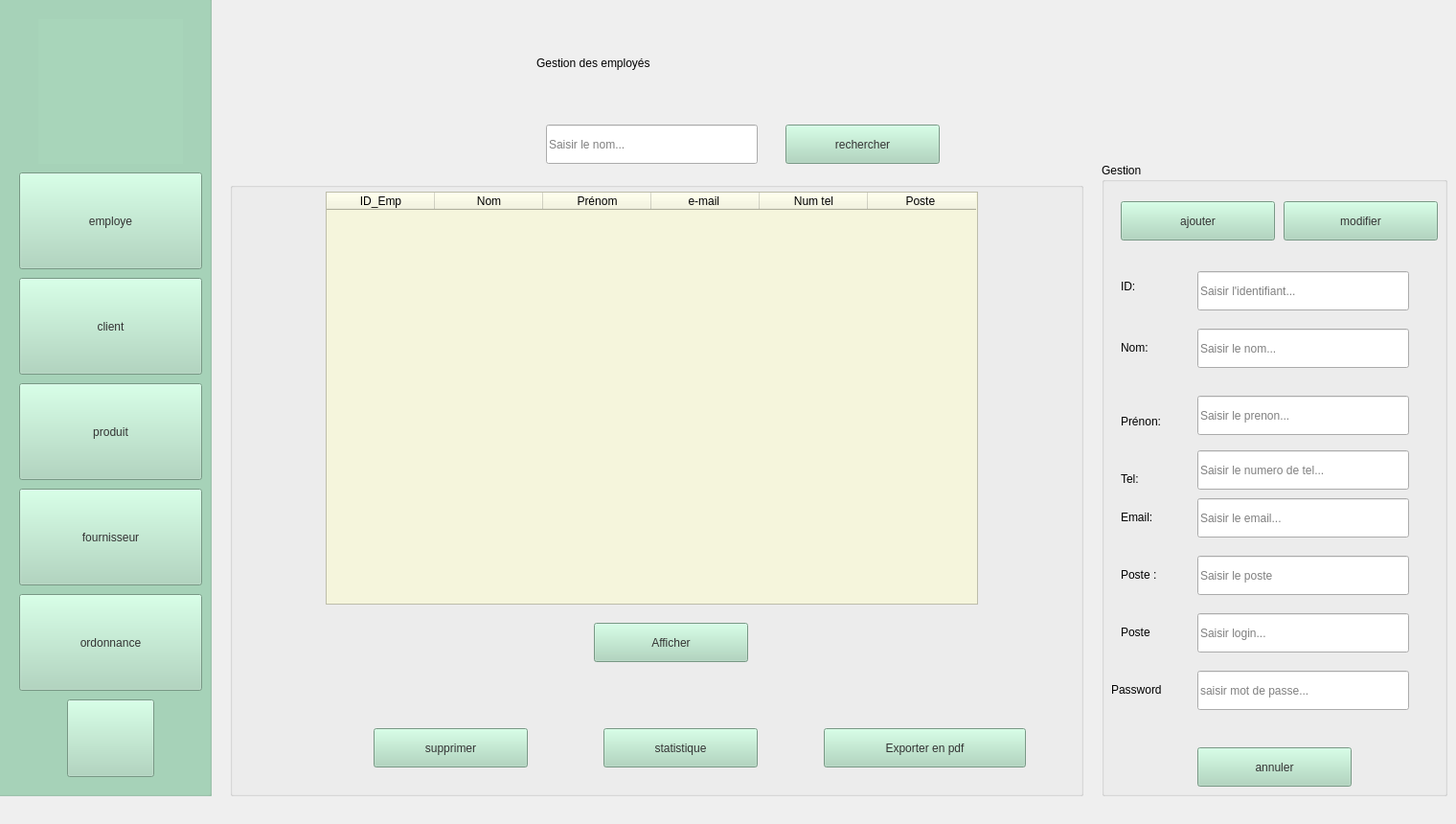
    <widget class="QWidget" name="employe">
     <widget class="QGroupBox" name="tab">
      <property name="geometry">
       <rect>
        <x>240</x>
        <y>190</y>
        <width>891</width>
        <height>641</height>
       </rect>
      </property>
      <property name="title">
       <string/>
      </property>
      <widget class="QTableWidget" name="tableWidget_e">
       <property name="geometry">
        <rect>
         <x>100</x>
         <y>10</y>
         <width>681</width>
         <height>431</height>
        </rect>
       </property>
       <property name="styleSheet">
        <string notr="true">background-color: rgb(245, 245, 220);
font: 10pt &quot;Segoe UI&quot;;
color: rgb(0, 0, 0);</string>
       </property>
       <attribute name="horizontalHeaderDefaultSectionSize">
        <number>113</number>
       </attribute>
       <column>
        <property name="text">
         <string>ID_Emp</string>
        </property>
       </column>
       <column>
        <property name="text">
         <string>Nom</string>
        </property>
       </column>
       <column>
        <property name="text">
         <string>Prénom</string>
        </property>
       </column>
       <column>
        <property name="text">
         <string>e-mail </string>
        </property>
       </column>
       <column>
        <property name="text">
         <string>Num tel</string>
        </property>
       </column>
       <column>
        <property name="text">
         <string>Poste </string>
        </property>
       </column>
      </widget>
      <widget class="QPushButton" name="bsupprimer_e">
       <property name="geometry">
        <rect>
         <x>150</x>
         <y>570</y>
         <width>161</width>
         <height>41</height>
        </rect>
       </property>
       <property name="styleSheet">
        <string notr="true">background-color: rgb(168, 213, 186);
font: 14pt &quot;Segoe UI&quot;;
color: rgb(51, 51, 51);</string>
       </property>
       <property name="text">
        <string>supprimer</string>
       </property>
      </widget>
      <widget class="QPushButton" name="bstatistique_e">
       <property name="geometry">
        <rect>
         <x>390</x>
         <y>570</y>
         <width>161</width>
         <height>41</height>
        </rect>
       </property>
       <property name="styleSheet">
        <string notr="true">background-color: rgb(168, 213, 186);
font: 14pt &quot;Segoe UI&quot;;
color: rgb(51, 51, 51);
</string>
       </property>
       <property name="text">
        <string>statistique</string>
       </property>
      </widget>
      <widget class="QPushButton" name="bexporter_e">
       <property name="geometry">
        <rect>
         <x>620</x>
         <y>570</y>
         <width>211</width>
         <height>41</height>
        </rect>
       </property>
       <property name="styleSheet">
        <string notr="true">background-color: rgb(168, 213, 186);
font: 14pt &quot;Segoe UI&quot;;
color: rgb(51, 51, 51);
</string>
       </property>
       <property name="text">
        <string>Exporter en pdf</string>
       </property>
      </widget>
      <widget class="QPushButton" name="bafficher_e">
       <property name="geometry">
        <rect>
         <x>380</x>
         <y>460</y>
         <width>161</width>
         <height>41</height>
        </rect>
       </property>
       <property name="styleSheet">
        <string notr="true">background-color: rgb(168, 213, 186);
font: 14pt &quot;Segoe UI&quot;;
color: rgb(51, 51, 51);</string>
       </property>
       <property name="text">
        <string>Afficher</string>
       </property>
      </widget>
     </widget>
     <widget class="QLabel" name="label">
      <property name="geometry">
       <rect>
        <x>560</x>
        <y>40</y>
        <width>481</width>
        <height>51</height>
       </rect>
      </property>
      <property name="styleSheet">
       <string notr="true">font: 28pt &quot;Segoe UI&quot;;
color: rgb(0, 0, 0);
</string>
      </property>
      <property name="text">
       <string>Gestion des employés</string>
      </property>
     </widget>
     <widget class="QGroupBox" name="groupBox">
      <property name="geometry">
       <rect>
        <x>1150</x>
        <y>170</y>
        <width>361</width>
        <height>661</height>
       </rect>
      </property>
      <property name="title">
       <string>Gestion</string>
      </property>
      <widget class="QPushButton" name="bajouter_e">
       <property name="geometry">
        <rect>
         <x>20</x>
         <y>40</y>
         <width>161</width>
         <height>41</height>
        </rect>
       </property>
       <property name="styleSheet">
        <string notr="true">background-color: rgb(168, 213, 186);
font: 14pt &quot;Segoe UI&quot;;
color: rgb(51, 51, 51);</string>
       </property>
       <property name="text">
        <string>ajouter</string>
       </property>
      </widget>
      <widget class="QPushButton" name="bmodifier_e">
       <property name="geometry">
        <rect>
         <x>190</x>
         <y>40</y>
         <width>161</width>
         <height>41</height>
        </rect>
       </property>
       <property name="styleSheet">
        <string notr="true">background-color: rgb(168, 213, 186);
font: 14pt &quot;Segoe UI&quot;;
color: rgb(51, 51, 51);
</string>
       </property>
       <property name="text">
        <string>modifier</string>
       </property>
      </widget>
      <widget class="QLineEdit" name="linetel_e">
       <property name="geometry">
        <rect>
         <x>100</x>
         <y>300</y>
         <width>221</width>
         <height>41</height>
        </rect>
       </property>
       <property name="styleSheet">
        <string notr="true">
font: 11pt &quot;Segoe UI&quot;;</string>
       </property>
       <property name="text">
        <string/>
       </property>
       <property name="placeholderText">
        <string>Saisir le numero de tel...</string>
       </property>
      </widget>
      <widget class="QLineEdit" name="lineid_e">
       <property name="geometry">
        <rect>
         <x>100</x>
         <y>113</y>
         <width>221</width>
         <height>41</height>
        </rect>
       </property>
       <property name="styleSheet">
        <string notr="true">
font: 11pt &quot;Segoe UI&quot;;</string>
       </property>
       <property name="text">
        <string/>
       </property>
       <property name="placeholderText">
        <string>Saisir l'identifiant...</string>
       </property>
      </widget>
      <widget class="QLabel" name="label_7">
       <property name="geometry">
        <rect>
         <x>20</x>
         <y>103</y>
         <width>41</width>
         <height>51</height>
        </rect>
       </property>
       <property name="styleSheet">
        <string notr="true">font: 11pt &quot;Segoe UI&quot;;
color: rgb(0, 0, 0);
</string>
       </property>
       <property name="text">
        <string>ID:</string>
       </property>
      </widget>
      <widget class="QLabel" name="label_6">
       <property name="geometry">
        <rect>
         <x>20</x>
         <y>360</y>
         <width>63</width>
         <height>20</height>
        </rect>
       </property>
       <property name="styleSheet">
        <string notr="true">font: 11pt &quot;Segoe UI&quot;;
color: rgb(0, 0, 0);</string>
       </property>
       <property name="text">
        <string>Email:</string>
       </property>
      </widget>
      <widget class="QLineEdit" name="linenom_e">
       <property name="geometry">
        <rect>
         <x>100</x>
         <y>173</y>
         <width>221</width>
         <height>41</height>
        </rect>
       </property>
       <property name="styleSheet">
        <string notr="true">
font: 11pt &quot;Segoe UI&quot;;</string>
       </property>
       <property name="text">
        <string/>
       </property>
       <property name="placeholderText">
        <string>Saisir le nom...</string>
       </property>
      </widget>
      <widget class="QLabel" name="label_4">
       <property name="geometry">
        <rect>
         <x>20</x>
         <y>260</y>
         <width>63</width>
         <height>20</height>
        </rect>
       </property>
       <property name="styleSheet">
        <string notr="true">font: 11pt &quot;Segoe UI&quot;;
color: rgb(0, 0, 0);</string>
       </property>
       <property name="text">
        <string>Prénon:</string>
       </property>
      </widget>
      <widget class="QLabel" name="label_3">
       <property name="geometry">
        <rect>
         <x>20</x>
         <y>183</y>
         <width>63</width>
         <height>20</height>
        </rect>
       </property>
       <property name="styleSheet">
        <string notr="true">font: 11pt &quot;Segoe UI&quot;;
color: rgb(0, 0, 0);</string>
       </property>
       <property name="text">
        <string>Nom:</string>
       </property>
      </widget>
      <widget class="QLabel" name="label_5">
       <property name="geometry">
        <rect>
         <x>20</x>
         <y>320</y>
         <width>63</width>
         <height>20</height>
        </rect>
       </property>
       <property name="styleSheet">
        <string notr="true">font: 11pt &quot;Segoe UI&quot;;
color: rgb(0, 0, 0);</string>
       </property>
       <property name="text">
        <string>Tel:</string>
       </property>
      </widget>
      <widget class="QLineEdit" name="lineprenon_e">
       <property name="geometry">
        <rect>
         <x>100</x>
         <y>243</y>
         <width>221</width>
         <height>41</height>
        </rect>
       </property>
       <property name="styleSheet">
        <string notr="true">
font: 11pt &quot;Segoe UI&quot;;</string>
       </property>
       <property name="text">
        <string/>
       </property>
       <property name="placeholderText">
        <string>Saisir le prenon...</string>
       </property>
      </widget>
      <widget class="QLineEdit" name="lineemail_e">
       <property name="geometry">
        <rect>
         <x>100</x>
         <y>350</y>
         <width>221</width>
         <height>41</height>
        </rect>
       </property>
       <property name="styleSheet">
        <string notr="true">
font: 11pt &quot;Segoe UI&quot;;</string>
       </property>
       <property name="text">
        <string/>
       </property>
       <property name="placeholderText">
        <string>Saisir le email...</string>
       </property>
      </widget>
      <widget class="QPushButton" name="bannuler_e">
       <property name="geometry">
        <rect>
         <x>100</x>
         <y>610</y>
         <width>161</width>
         <height>41</height>
        </rect>
       </property>
       <property name="styleSheet">
        <string notr="true">background-color: rgb(168, 213, 186);
font: 14pt &quot;Segoe UI&quot;;
color: rgb(51, 51, 51);</string>
       </property>
       <property name="text">
        <string>annuler</string>
       </property>
      </widget>
      <widget class="QLabel" name="label_15">
       <property name="geometry">
        <rect>
         <x>20</x>
         <y>420</y>
         <width>63</width>
         <height>20</height>
        </rect>
       </property>
       <property name="styleSheet">
        <string notr="true">font: 11pt &quot;Segoe UI&quot;;
color: rgb(0, 0, 0);</string>
       </property>
       <property name="text">
        <string>Poste :</string>
       </property>
      </widget>
      <widget class="QLineEdit" name="lineposte_e">
       <property name="geometry">
        <rect>
         <x>100</x>
         <y>410</y>
         <width>221</width>
         <height>41</height>
        </rect>
       </property>
       <property name="styleSheet">
        <string notr="true">
font: 11pt &quot;Segoe UI&quot;;</string>
       </property>
       <property name="text">
        <string/>
       </property>
       <property name="placeholderText">
        <string>Saisir le poste</string>
       </property>
      </widget>
      <widget class="QLineEdit" name="linelogin_e">
       <property name="geometry">
        <rect>
         <x>100</x>
         <y>470</y>
         <width>221</width>
         <height>41</height>
        </rect>
       </property>
       <property name="styleSheet">
        <string notr="true">
font: 11pt &quot;Segoe UI&quot;;</string>
       </property>
       <property name="text">
        <string/>
       </property>
       <property name="placeholderText">
        <string>Saisir login...</string>
       </property>
      </widget>
      <widget class="QLabel" name="label_39">
       <property name="geometry">
        <rect>
         <x>20</x>
         <y>480</y>
         <width>63</width>
         <height>20</height>
        </rect>
       </property>
       <property name="styleSheet">
        <string notr="true">font: 11pt &quot;Segoe UI&quot;;
color: rgb(0, 0, 0);</string>
       </property>
       <property name="text">
        <string>Poste</string>
       </property>
      </widget>
      <widget class="QLineEdit" name="linepassword_e">
       <property name="geometry">
        <rect>
         <x>100</x>
         <y>530</y>
         <width>221</width>
         <height>41</height>
        </rect>
       </property>
       <property name="styleSheet">
        <string notr="true">
font: 11pt &quot;Segoe UI&quot;;</string>
       </property>
       <property name="text">
        <string/>
       </property>
       <property name="placeholderText">
        <string>saisir mot de passe...</string>
       </property>
      </widget>
      <widget class="QLabel" name="label_49">
       <property name="geometry">
        <rect>
         <x>10</x>
         <y>540</y>
         <width>101</width>
         <height>20</height>
        </rect>
       </property>
       <property name="styleSheet">
        <string notr="true">font: 11pt &quot;Segoe UI&quot;;
color: rgb(0, 0, 0);</string>
       </property>
       <property name="text">
        <string>Password</string>
       </property>
      </widget>
     </widget>
     <widget class="QGroupBox" name="menu">
      <property name="geometry">
       <rect>
        <x>-10</x>
        <y>-20</y>
        <width>231</width>
        <height>851</height>
       </rect>
      </property>
      <property name="styleSheet">
       <string notr="true">background-color: rgb(168, 213, 186);</string>
      </property>
      <property name="title">
       <string>menu</string>
      </property>
      <widget class="QPushButton" name="bem_1">
       <property name="geometry">
        <rect>
         <x>30</x>
         <y>200</y>
         <width>191</width>
         <height>101</height>
        </rect>
       </property>
       <property name="styleSheet">
        <string notr="true">background-color: rgb(168, 213, 186);
border-color: rgb(0, 0, 0);
color: rgb(51, 51, 51);
font: 18pt &quot;Segoe UI&quot;;</string>
       </property>
       <property name="text">
        <string>employe</string>
       </property>
      </widget>
      <widget class="QPushButton" name="bc_1">
       <property name="geometry">
        <rect>
         <x>30</x>
         <y>310</y>
         <width>191</width>
         <height>101</height>
        </rect>
       </property>
       <property name="styleSheet">
        <string notr="true">background-color: rgb(168, 213, 186);
color: rgb(51, 51, 51);
font: 18pt &quot;Segoe UI&quot;;
</string>
       </property>
       <property name="text">
        <string>client</string>
       </property>
      </widget>
      <widget class="QPushButton" name="bo_1">
       <property name="geometry">
        <rect>
         <x>30</x>
         <y>640</y>
         <width>191</width>
         <height>101</height>
        </rect>
       </property>
       <property name="styleSheet">
        <string notr="true">background-color: rgb(168, 213, 186);
color: rgb(51, 51, 51);
font: 18pt &quot;Segoe UI&quot;;</string>
       </property>
       <property name="text">
        <string>ordonnance</string>
       </property>
      </widget>
      <widget class="QLabel" name="label_2">
       <property name="geometry">
        <rect>
         <x>50</x>
         <y>40</y>
         <width>151</width>
         <height>151</height>
        </rect>
       </property>
       <property name="styleSheet">
        <string notr="true">background-image: url(:/logo1.png);</string>
       </property>
       <property name="text">
        <string/>
       </property>
      </widget>
      <widget class="QPushButton" name="bp_1">
       <property name="geometry">
        <rect>
         <x>30</x>
         <y>420</y>
         <width>191</width>
         <height>101</height>
        </rect>
       </property>
       <property name="styleSheet">
        <string notr="true">background-color: rgb(168, 213, 186);
color: rgb(51, 51, 51);
font: 18pt &quot;Segoe UI&quot;;
</string>
       </property>
       <property name="text">
        <string>produit</string>
       </property>
      </widget>
      <widget class="QPushButton" name="bf_1">
       <property name="geometry">
        <rect>
         <x>30</x>
         <y>530</y>
         <width>191</width>
         <height>101</height>
        </rect>
       </property>
       <property name="styleSheet">
        <string notr="true">background-color: rgb(168, 213, 186);
color: rgb(51, 51, 51);
font: 18pt &quot;Segoe UI&quot;;
</string>
       </property>
       <property name="text">
        <string>fournisseur</string>
       </property>
      </widget>
      <widget class="QPushButton" name="benregistrer_e_8">
       <property name="geometry">
        <rect>
         <x>80</x>
         <y>750</y>
         <width>91</width>
         <height>81</height>
        </rect>
       </property>
       <property name="styleSheet">
        <string notr="true">
background-image: url(:/Downloads/pngegg (1) (1) (1).png);

background-color: rgb(168, 213, 186);
color: rgb(51, 51, 51);
font: 18pt &quot;Segoe UI&quot;;</string>
       </property>
       <property name="text">
        <string/>
       </property>
      </widget>
     </widget>
     <widget class="QLineEdit" name="linerechercher_e">
      <property name="geometry">
       <rect>
        <x>570</x>
        <y>130</y>
        <width>221</width>
        <height>41</height>
       </rect>
      </property>
      <property name="styleSheet">
       <string notr="true">
font: 11pt &quot;Segoe UI&quot;;</string>
      </property>
      <property name="text">
       <string/>
      </property>
      <property name="placeholderText">
       <string>Saisir le nom...</string>
      </property>
     </widget>
     <widget class="QPushButton" name="brechercher_e">
      <property name="geometry">
       <rect>
        <x>820</x>
        <y>130</y>
        <width>161</width>
        <height>41</height>
       </rect>
      </property>
      <property name="styleSheet">
       <string notr="true">background-color: rgb(168, 213, 186);
font: 14pt &quot;Segoe UI&quot;;
color: rgb(51, 51, 51);</string>
      </property>
      <property name="text">
       <string>rechercher</string>
      </property>
     </widget>
    </widget>
